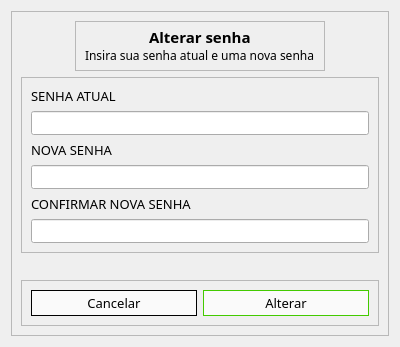
<?xml version="1.0" encoding="UTF-8"?>
<ui version="4.0">
 <class>Dialog</class>
 <widget class="QDialog" name="Dialog">
  <property name="geometry">
   <rect>
    <x>0</x>
    <y>0</y>
    <width>400</width>
    <height>340</height>
   </rect>
  </property>
  <property name="windowTitle">
   <string>Dialog</string>
  </property>
  <layout class="QVBoxLayout" name="verticalLayout">
   <item>
    <widget class="QFrame" name="frame">
     <property name="frameShape">
      <enum>QFrame::StyledPanel</enum>
     </property>
     <property name="frameShadow">
      <enum>QFrame::Raised</enum>
     </property>
     <layout class="QVBoxLayout" name="verticalLayout_2">
      <item alignment="Qt::AlignHCenter">
       <widget class="QFrame" name="frame_2">
        <property name="minimumSize">
         <size>
          <width>0</width>
          <height>50</height>
         </size>
        </property>
        <property name="maximumSize">
         <size>
          <width>16777215</width>
          <height>50</height>
         </size>
        </property>
        <property name="font">
         <font>
          <family>Mudir MT</family>
          <pointsize>9</pointsize>
         </font>
        </property>
        <property name="frameShape">
         <enum>QFrame::StyledPanel</enum>
        </property>
        <property name="frameShadow">
         <enum>QFrame::Raised</enum>
        </property>
        <layout class="QVBoxLayout" name="verticalLayout_3">
         <item alignment="Qt::AlignHCenter">
          <widget class="QLabel" name="label">
           <property name="font">
            <font>
             <family>Century Gothic</family>
             <pointsize>11</pointsize>
             <weight>75</weight>
             <bold>true</bold>
            </font>
           </property>
           <property name="text">
            <string>Alterar senha</string>
           </property>
          </widget>
         </item>
         <item>
          <widget class="QLabel" name="label_2">
           <property name="font">
            <font>
             <family>Century Gothic</family>
             <pointsize>9</pointsize>
            </font>
           </property>
           <property name="text">
            <string>Insira sua senha atual e uma nova senha</string>
           </property>
          </widget>
         </item>
        </layout>
       </widget>
      </item>
      <item>
       <widget class="QFrame" name="frame_3">
        <property name="frameShape">
         <enum>QFrame::StyledPanel</enum>
        </property>
        <property name="frameShadow">
         <enum>QFrame::Raised</enum>
        </property>
        <layout class="QVBoxLayout" name="verticalLayout_4">
         <item>
          <widget class="QLabel" name="label_3">
           <property name="font">
            <font>
             <family>Century Gothic</family>
             <pointsize>10</pointsize>
            </font>
           </property>
           <property name="text">
            <string>SENHA ATUAL</string>
           </property>
          </widget>
         </item>
         <item>
          <widget class="QLineEdit" name="input_senha_atual">
           <property name="styleSheet">
            <string notr="true">QLineEdit{padding:3px}
QLineEdit:focus{
border:1px solid rgb(67, 202, 0)
}</string>
           </property>
           <property name="echoMode">
            <enum>QLineEdit::Password</enum>
           </property>
          </widget>
         </item>
         <item>
          <widget class="QLabel" name="label_4">
           <property name="font">
            <font>
             <family>Century Gothic</family>
             <pointsize>10</pointsize>
            </font>
           </property>
           <property name="text">
            <string>NOVA SENHA</string>
           </property>
          </widget>
         </item>
         <item>
          <widget class="QLineEdit" name="input_senha_nova_1">
           <property name="styleSheet">
            <string notr="true">QLineEdit{padding:3px}
QLineEdit:focus{
border:1px solid rgb(67, 202, 0)
}</string>
           </property>
           <property name="echoMode">
            <enum>QLineEdit::Password</enum>
           </property>
          </widget>
         </item>
         <item>
          <widget class="QLabel" name="label_5">
           <property name="font">
            <font>
             <family>Century Gothic</family>
             <pointsize>10</pointsize>
            </font>
           </property>
           <property name="text">
            <string>CONFIRMAR NOVA SENHA</string>
           </property>
          </widget>
         </item>
         <item>
          <widget class="QLineEdit" name="input_senha_nova_2">
           <property name="styleSheet">
            <string notr="true">QLineEdit{padding:3px}
QLineEdit:focus{
border:1px solid rgb(67, 202, 0)
}</string>
           </property>
           <property name="echoMode">
            <enum>QLineEdit::Password</enum>
           </property>
          </widget>
         </item>
        </layout>
       </widget>
      </item>
      <item alignment="Qt::AlignHCenter">
       <widget class="QLabel" name="text_info">
        <property name="font">
         <font>
          <pointsize>10</pointsize>
         </font>
        </property>
        <property name="styleSheet">
         <string notr="true">color: rgb(255, 0, 0);</string>
        </property>
        <property name="text">
         <string/>
        </property>
       </widget>
      </item>
      <item>
       <widget class="QFrame" name="frame_4">
        <property name="frameShape">
         <enum>QFrame::StyledPanel</enum>
        </property>
        <property name="frameShadow">
         <enum>QFrame::Raised</enum>
        </property>
        <layout class="QHBoxLayout" name="horizontalLayout">
         <item>
          <widget class="QPushButton" name="btn_cancelar">
           <property name="font">
            <font>
             <family>Century Gothic</family>
             <pointsize>10</pointsize>
            </font>
           </property>
           <property name="cursor">
            <cursorShape>PointingHandCursor</cursorShape>
           </property>
           <property name="styleSheet">
            <string notr="true">
QPushButton{border:1px solid;
padding:3px;
background-color: rgb(250, 250, 250);}
QPushButton:hover{
	background-color: rgb(204, 204, 204);
}</string>
           </property>
           <property name="text">
            <string>Cancelar</string>
           </property>
          </widget>
         </item>
         <item>
          <widget class="QPushButton" name="btn_alterar">
           <property name="font">
            <font>
             <family>Century Gothic</family>
             <pointsize>10</pointsize>
            </font>
           </property>
           <property name="cursor">
            <cursorShape>PointingHandCursor</cursorShape>
           </property>
           <property name="styleSheet">
            <string notr="true">

QPushButton{border:1px solid rgb(67, 202, 0);
padding:3px;
background-color: rgb(250, 250, 250);}

QPushButton:hover{
	
	background-color: rgb(151, 255, 151);
}</string>
           </property>
           <property name="text">
            <string>Alterar</string>
           </property>
          </widget>
         </item>
        </layout>
       </widget>
      </item>
     </layout>
    </widget>
   </item>
  </layout>
 </widget>
 <resources/>
 <connections/>
</ui>
